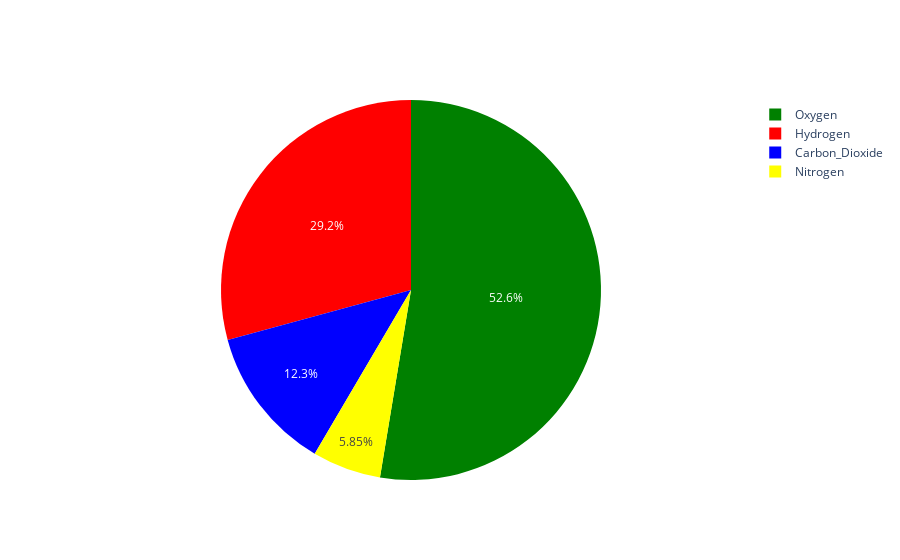

The notebook cell saved with this chart:
### Markdown cell above
>PIE CHART

### Code cell
# @edit with the data from data_sharp
labels = ['Oxygen','Hydrogen','Carbon_Dioxide','Nitrogen']
values = [4500, 2500, 1053, 500]

fig = go.Figure(data=[go.Pie(labels=labels, values=values)])
fig.update_traces(marker=dict(colors=['green','red','blue','yellow']))
fig.show()

### Figure 1 — Plotly figure (JSON) as saved in the notebook; plotly's stock layout.template omitted (floating-point values rounded to 4 significant figures)
{"data": [{"labels": ["Oxygen", "Hydrogen", "Carbon_Dioxide", "Nitrogen"], "marker": {"colors": ["green", "red", "blue", "yellow"]}, "type": "pie", "values": [4500, 2500, 1053, 500]}], "layout": {}}
